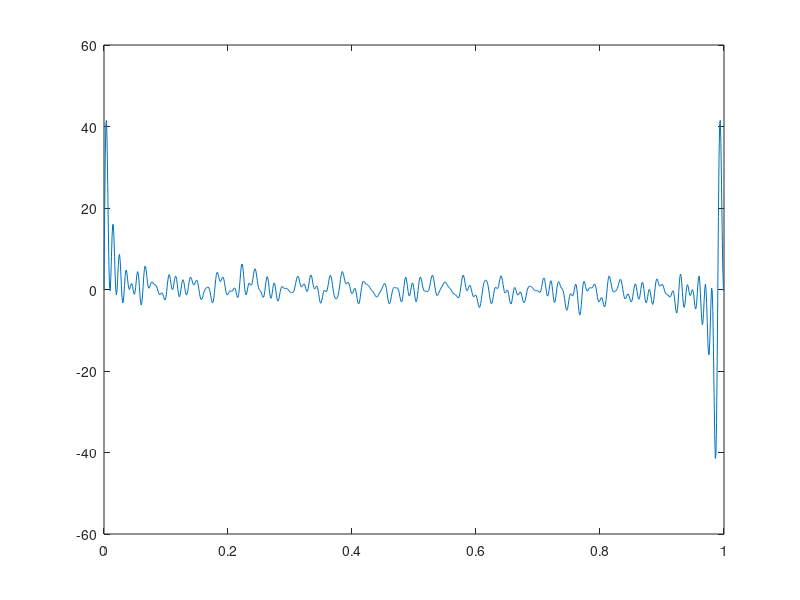

Recreate this plot in MATLAB.

% From: https://www.researchgate.net/post/Do_you_know_any_fx_formulas_for_EEG-like_signal_generation
% Modified: Chenchal

% randomizer for repeatable results
rng('default'); % Mersenne Twister with seed 0
% Frequency params
fMin = 0;
fMax = 100;
nSines = 100;
Fs = linspace(fMin,fMax,nSines)';
% time params
minT = 0;
maxT = 1;
sampleRate = 1000;
ts = linspace(minT,maxT,sampleRate*maxT);
randomizePhase = false;
% random phase difference times
% when starting at 0 deg phase, peaks of sine waves
% pd = 1./Fs; %period of sine waves
% peaksAt = pd./1; % in seconds
% t = t - peaksAt;
if randomizePhase
    t = arrayfun(@(x) randsample(ts,length(ts)),(1:nSines)','UniformOutput',false);
    t = cell2mat(t);
else
    t = repmat(ts,nSines,1);
end

% amplitudes - Currently random for number of sines
As = rand(nSines,1);
%As = ones(nSines,1);
% time varying amplitute scaling - 
% currently set to 1 for all sine waves across time
As_scaling = ones(size(t));
% time varying sine waves
YComponents = (As.*As_scaling).*sin(2*pi*(Fs.*t));
% summed amplitudes of all sine waves
Y = sum(YComponents);
figure
 plot(ts(1,:),Y);
% hold on
% plot(ts(1,:),YComponents(1:end,:))
% hold off
